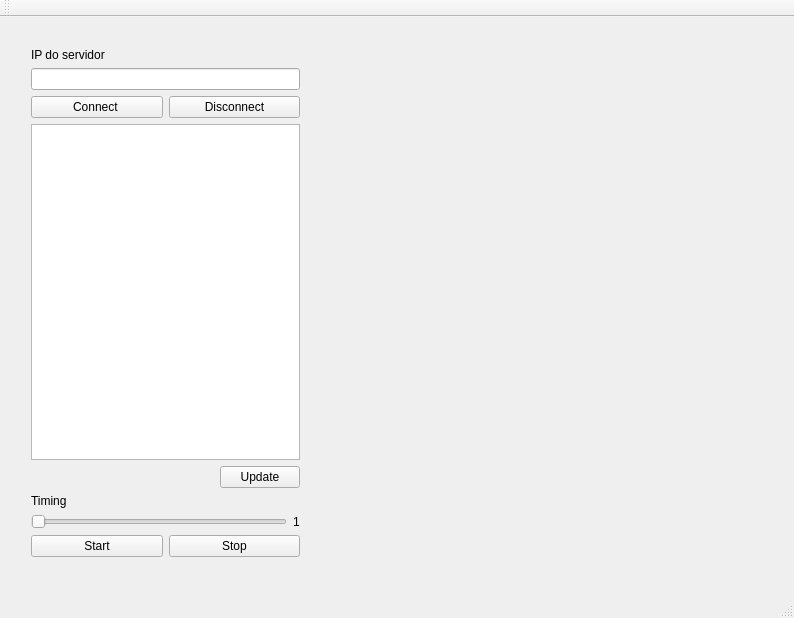
<?xml version="1.0" encoding="UTF-8"?>
<ui version="4.0">
 <class>MainWindow</class>
 <widget class="QMainWindow" name="MainWindow">
  <property name="geometry">
   <rect>
    <x>0</x>
    <y>0</y>
    <width>794</width>
    <height>618</height>
   </rect>
  </property>
  <property name="windowTitle">
   <string>MainWindow</string>
  </property>
  <widget class="QWidget" name="centralWidget">
   <widget class="QWidget" name="layoutWidget">
    <property name="geometry">
     <rect>
      <x>20</x>
      <y>20</y>
      <width>291</width>
      <height>531</height>
     </rect>
    </property>
    <layout class="QVBoxLayout" name="verticalLayout_2">
     <item>
      <widget class="QLabel" name="label">
       <property name="text">
        <string>IP do servidor </string>
       </property>
      </widget>
     </item>
     <item>
      <layout class="QVBoxLayout" name="verticalLayout">
       <item>
        <widget class="QLineEdit" name="lineEditIP"/>
       </item>
       <item>
        <layout class="QHBoxLayout" name="horizontalLayout">
         <item>
          <widget class="QPushButton" name="pushButtonConnect">
           <property name="text">
            <string>Connect </string>
           </property>
          </widget>
         </item>
         <item>
          <widget class="QPushButton" name="pushButtonDisconnect">
           <property name="text">
            <string>Disconnect</string>
           </property>
          </widget>
         </item>
        </layout>
       </item>
      </layout>
     </item>
     <item>
      <widget class="QListWidget" name="listWidget"/>
     </item>
     <item>
      <layout class="QHBoxLayout" name="horizontalLayout_3">
       <item>
        <spacer name="horizontalSpacer">
         <property name="orientation">
          <enum>Qt::Orientation::Horizontal</enum>
         </property>
         <property name="sizeHint" stdset="0">
          <size>
           <width>148</width>
           <height>20</height>
          </size>
         </property>
        </spacer>
       </item>
       <item>
        <widget class="QPushButton" name="pushButtonUpdate">
         <property name="text">
          <string>Update</string>
         </property>
        </widget>
       </item>
      </layout>
     </item>
     <item>
      <widget class="QLabel" name="label_2">
       <property name="text">
        <string>Timing </string>
       </property>
      </widget>
     </item>
     <item>
      <layout class="QHBoxLayout" name="horizontalLayout_4">
       <item>
        <widget class="QSlider" name="horizontalSliderTiming">
         <property name="orientation">
          <enum>Qt::Orientation::Horizontal</enum>
         </property>
        </widget>
       </item>
       <item>
        <widget class="QLabel" name="label_timing">
         <property name="text">
          <string>1</string>
         </property>
        </widget>
       </item>
      </layout>
     </item>
     <item>
      <layout class="QHBoxLayout" name="horizontalLayout_2">
       <item>
        <widget class="QPushButton" name="pushButtonStart">
         <property name="text">
          <string>Start</string>
         </property>
        </widget>
       </item>
       <item>
        <widget class="QPushButton" name="pushButtonStop">
         <property name="text">
          <string>Stop</string>
         </property>
        </widget>
       </item>
      </layout>
     </item>
    </layout>
   </widget>
   <widget class="Plotter" name="widget_plotter" native="true">
    <property name="geometry">
     <rect>
      <x>320</x>
      <y>20</y>
      <width>441</width>
      <height>531</height>
     </rect>
    </property>
   </widget>
  </widget>
  <widget class="QMenuBar" name="menuBar">
   <property name="geometry">
    <rect>
     <x>0</x>
     <y>0</y>
     <width>794</width>
     <height>26</height>
    </rect>
   </property>
  </widget>
  <widget class="QToolBar" name="mainToolBar">
   <attribute name="toolBarArea">
    <enum>TopToolBarArea</enum>
   </attribute>
   <attribute name="toolBarBreak">
    <bool>false</bool>
   </attribute>
  </widget>
  <widget class="QStatusBar" name="statusBar"/>
 </widget>
 <layoutdefault spacing="6" margin="11"/>
 <customwidgets>
  <customwidget>
   <class>Plotter</class>
   <extends>QWidget</extends>
   <header>plotter.h</header>
   <container>1</container>
  </customwidget>
 </customwidgets>
 <resources/>
 <connections>
  <connection>
   <sender>horizontalSliderTiming</sender>
   <signal>valueChanged(int)</signal>
   <receiver>label_timing</receiver>
   <slot>setNum(int)</slot>
   <hints>
    <hint type="sourcelabel">
     <x>198</x>
     <y>529</y>
    </hint>
    <hint type="destinationlabel">
     <x>268</x>
     <y>525</y>
    </hint>
   </hints>
  </connection>
 </connections>
</ui>
